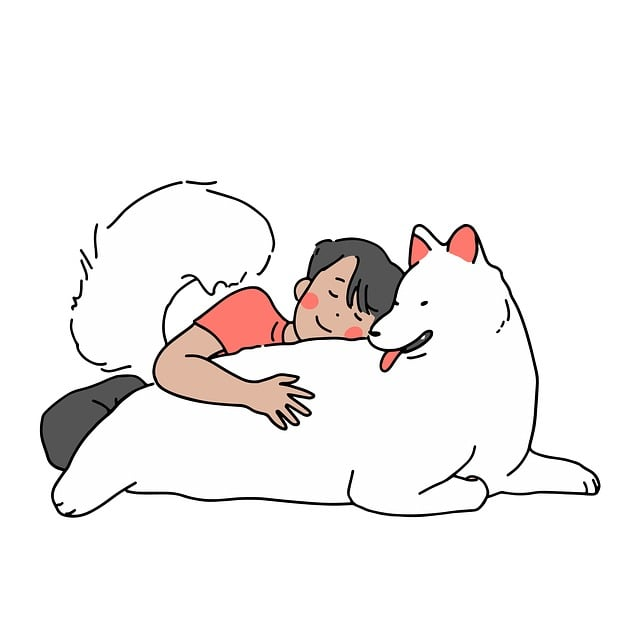
#> input picture Ch.9/project6/boy-8233868_640.png, 640 x 640 px; its folder holds 4 pictures in this run
$ jupyter execute '9-6.이미지 파일 크기 일괄 조정 프로그램 만들기.ipynb'
#> lines starting #> are read from the running program, lines starting #| are printed output that depends on the picture
1. 이미지 파일 크기 일괄 조정하는 함수 만들기

[cell 1]
import os
from PIL import Image

# 1 이미지 파일의 크기를 주어진 비율로 조정하는 resize_image( ) 함수 정의
def resize_image(image_path, output_path, scale):
    # 2 이미지 파일 열기
#> called with image_path = 'Ch.9/project6/boy-8233868_640.png', output_path = './project6_Resized/boy-8233868_640.png', scale = 0.5
    with Image.open(image_path) as img:
        # 3 원본 이미지 크기
#> img is the input picture: PIL image 640x640 RGB; mean R, G, B 244.2, 241.7, 241.1
        original_size = img.size
#> original_size = (640, 640)
        # 4 조정할 크기 계산
        new_size = (int(original_size[0] * scale), int(original_size[1] * scale))
#> new_size = (320, 320)
        # 5 이미지 크기 조정
        resized_img = img.resize(new_size, Image.LANCZOS)
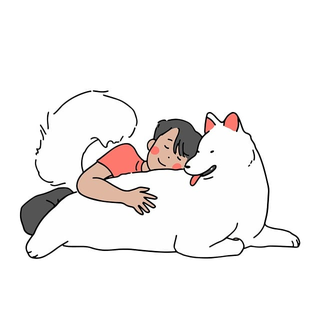
#> resized_img: PIL image 320x320 RGB; mean R, G, B 244.1, 241.5, 240.9
        # 6 조정된 이미지 저장
        resized_img.save(output_path)
        print(f"{image_path}의 크기를 조정하여 {output_path}로 저장하였습니다.")
